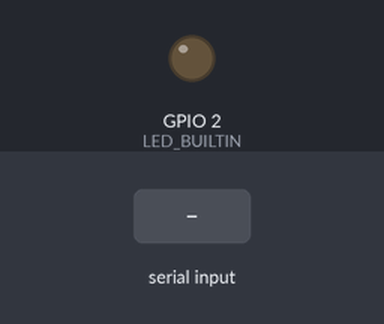
This sketch was run on a simulated ESP32. Parts: output pins drawn as LEDs (lit = HIGH). Dashed ring = blinking. The test bench sets the inputs (shaded band).

Above: at 1.2 s.
1.3 s: "1" received over Serial
At 1.6 s:
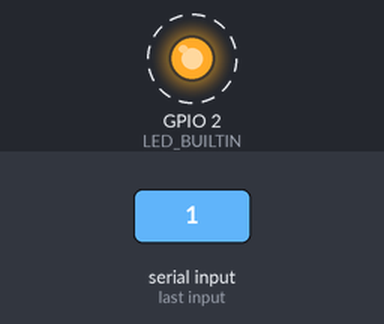
Timing chart, 0 to 10.3 s (numbered marks = the images above; inputs shaded):
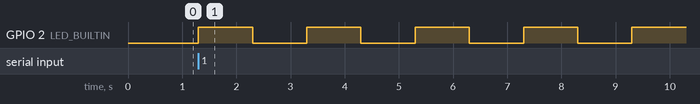

The sketch:

ATmega328p_RX.ino
```cpp
//HardwareSerial Serial1(0);
char c;

void setup() {
  Serial.begin(9600);
  pinMode(LED_BUILTIN, OUTPUT);
}

void loop() {

  if(Serial.available())
  {
      digitalWrite(LED_BUILTIN, HIGH);   // turn the LED on (HIGH is the voltage level)
      delay(1000);                       // wait for a second
      digitalWrite(LED_BUILTIN, LOW);    // turn the LED off by making the voltage LOW
      delay(1000);

    //  c = Serial.read();
    //  Serial.println(c);
  }

}
```

Measured:
- after the input at 1.3 s, GPIO 2 (LED_BUILTIN): alternates HIGH for 1.0 s and LOW for 1.0 s, starting at once
